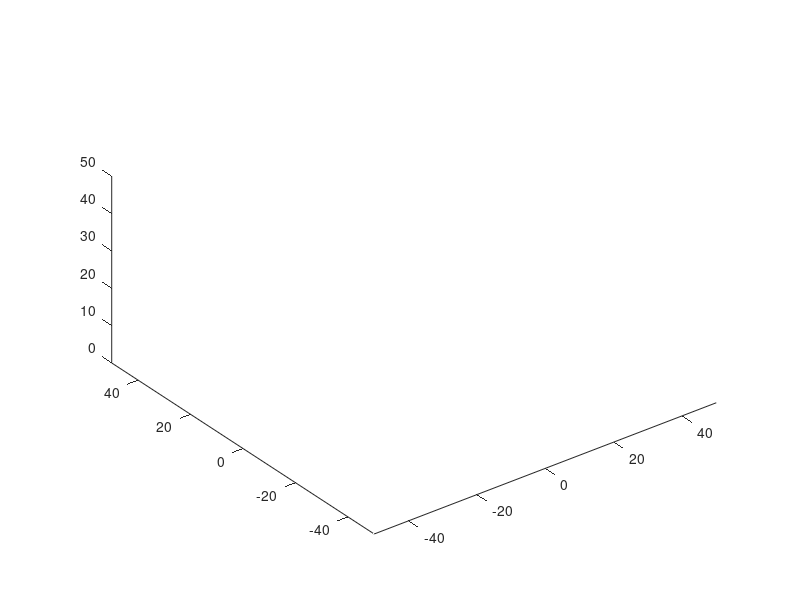

Here is the MATLAB script that generated this plot:
% % Read STL
% TR = stlread('Female_0.stl');  % Returns triangulation object in recent MATLAB versions
% 
% % Visualize
% trisurf(TR, ...
%     'FaceColor', 'cyan', ...
%     'EdgeColor', 'none');
% axis equal;
% camlight;
% lighting gouraud;

% Directory where the STL files are located
outdir = 'C:\Users\siril\Desktop\morphable-lumbar-model\output';

% Get list of all STL files in the directory
stlFiles = dir(fullfile(outdir, '*.stl'));

% Create a new figure
figure;
hold on;  % Keep the current plot active so we can overlay

% Define a colormap (optional)
colormap jet;  % You can use other colormaps, e.g., 'parula', 'hsv', 'cool', etc.
c = colormap;  % Get the current colormap

% Loop through all STL files and plot them with different colors
for k = 1:length(stlFiles)
    % Build the full file name
    filename = fullfile(outdir, stlFiles(k).name);
    
    % Read the STL file
    TR = stlread(filename);
    
    % Get a color from the colormap based on the current index
    color = c(mod(k-1, size(c, 1)) + 1, :);  % Ensure valid indexing within colormap
    
    % Plot the mesh with the color
    trisurf(TR, ...
        'FaceColor', color, ...
        'EdgeColor', 'none', ...
        'FaceAlpha', 0.5);  % Adjust transparency if needed
end

% Set properties for better visualization
axis equal;
view(3);  % Set the view to 3D
camlight;
lighting gouraud;  % Make lighting smooth

% Optional: Adjust axis limits if necessary
xlim([-50 50]);  % Adjust limits based on the model's size
ylim([-50 50]);
zlim([0 50]);
hold off;  % Release the hold on the figure